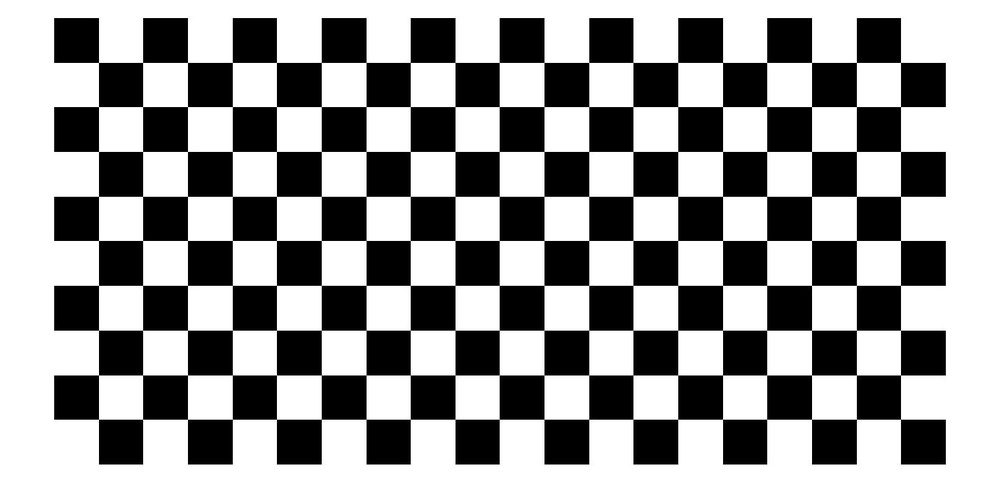
%> input picture Week 5/checkerboard.jpg, 1000 x 504 px, shrunk from 1495 x 753 before the run
$ octave Q1_harris_coner.m   (GNU Octave 9; MATLAB toolbox functions it lacks are replaced by stand-ins)
%> lines starting %> are read from the running program, lines starting %| are printed output that depends on the picture
%% Question 1 Harris Corners detection looks for derivative values
close all;
clear;
clc;
set(0,'DefaultFigureWindowStyle','docked')

% ________
% |100 |5|
% ========
% |  5 |5|
% ========
% In the grid above, the 100 values represents a corner

% 1.1 Load checkerboard image and detect corners

i = imread('checkerboard.jpg');
%> i is the input picture: size 504x1000x3 uint8; min 0, max 255, mean 154.3
i = rgb2gray(i);
%> i: size 504x1000 uint8
cornerPoints = detectHarrisFeatures(i);
%> cornerPoints = 229 points; strongest (x, y): (99, 241), (902, 241), (99, 108), (812, 241), (188, 241)
imshow(i);
hold on;
plot(cornerPoints);
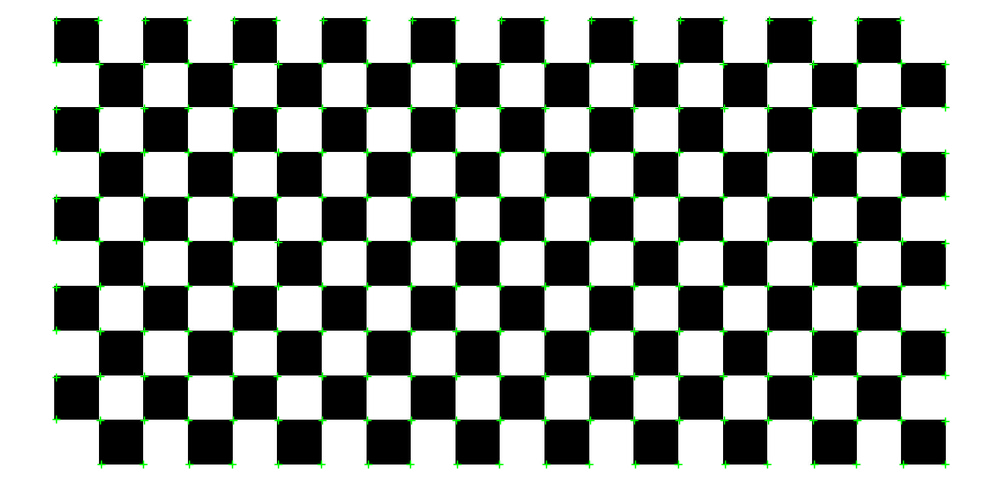
%> figure redrawn from the program's plot data

%% 1.2

%We expect to see 7 corners

%% 1.3 we actually see 355
clf;
set(0,'DefaultFigureWindowStyle','docked')
i = imread('harris_corners_example.jpg');
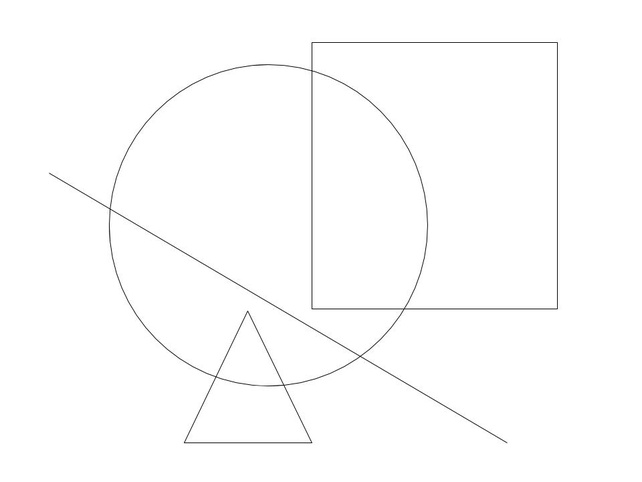
%> input picture Week 5/harris_corners_example.jpg, 642 x 482 px, shrunk from 960 x 720 before the run
%> i is the input picture: size 482x642x3 uint8; min 32, max 255, mean 253
i = rgb2gray(i);
%> i: size 482x642 uint8
cornerPoints = detectHarrisFeatures(i)
%> cornerPoints = 206 points; strongest (x, y): (361, 357), (248, 313), (217, 377), (285, 386), (186, 442)
imshow(i);
hold on;
plot(cornerPoints);
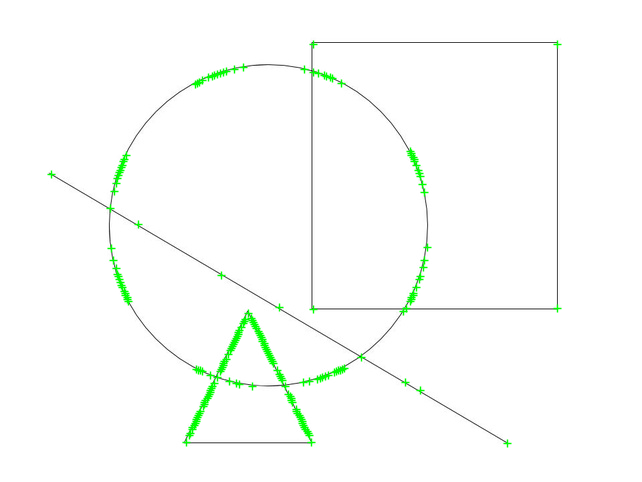
%> figure redrawn from the program's plot data

%% 1.4
clf;
set(0,'DefaultFigureWindowStyle','docked')
i = imread('harris_corners_example.jpg');
i = rgb2gray(i);
cornerPoints = detectHarrisFeatures(i, 'MinQuality', 0.2)
%> cornerPoints = 9 points; strongest (x, y): (361, 357), (248, 313), (217, 377), (285, 386), (186, 442)
imshow(i);
hold on;
plot(cornerPoints);
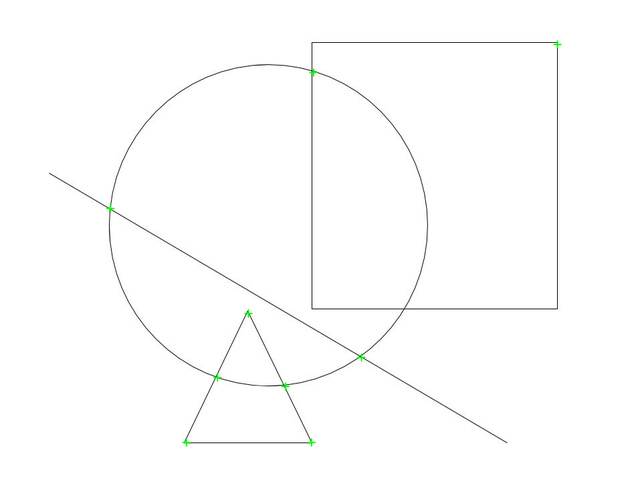
%> figure redrawn from the program's plot data
